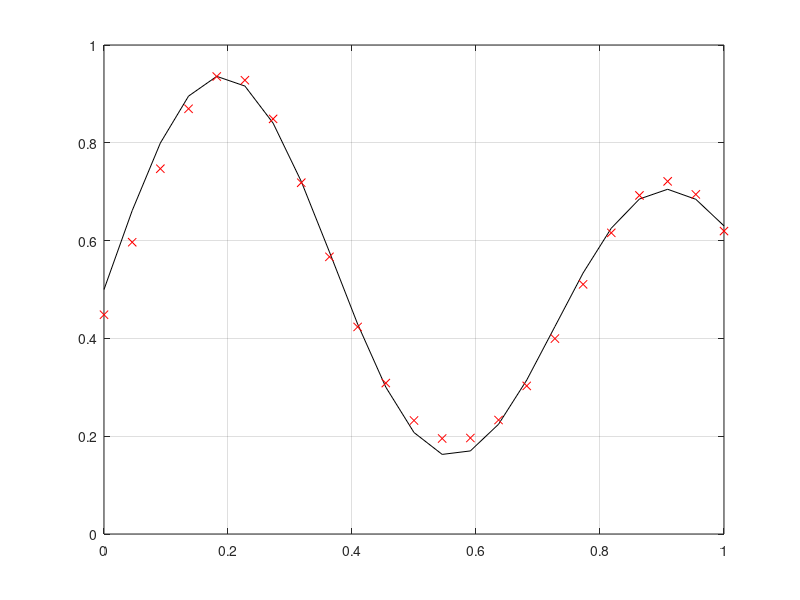

The MATLAB script that drew this image:
%Darba atliko AKSfm-21 gr. stud. Aušra Jonauskaitė
clc;
clear all;
close all;
% Pagrindinė užduotis
%Duomenu paruosimas
%įėjime paduodamas vektorius x
x =[0:1/22:1];
%vienas išėjimas 
d = ((1 + 0.6*sin(2*pi*x/0.7))+(0.3*sin(2*pi*x)))/2;
figure(1)
plot(x,d,'k')
grid on;
%centru c ir spinduliu r reiksmes
%c pasirenkame ekstremumus is grafiko
c1 = 0.20;
c2 = 0.91;
r1 = 0.15;
r2 = 0.15;
%isejimo sluoksnio rysio svoriu parinkimas
w1 = rand(1)*0.1;
w2 = rand(1)*0.1;
b = rand(1)*0.1;
n = 0.1;
%Tinklo apmokymas
for i = 1:1000
    for index = 1:length(x)
        F1 = exp(-(((x(index)-c1)^2)/(2*r1^2)));
        F2 = exp(-(((x(index)-c2)^2)/(2*r2^2)));
        y = F1*w1 + F2*w2 + b;
        e = d(index) - y;
        % Svorių atnaujinimas
        w1 = w1 + n*e*F1;
        w2 = w2 + n*e*F2;
        b = b + n*e;
    end
end
X = [0:1/22:1];
Y = zeros(1, length(X));
for index=1:length(X)
    F1=exp(-(((X(index)-c1)^2)/(2*r1^2)));
    F2=exp(-(((X(index)-c2)^2)/(2*r2^2)));
    y=F1*w1+F2*w2+b;
    Y(index)=y;
end
hold on 
plot(X,Y,'rx')
hold off